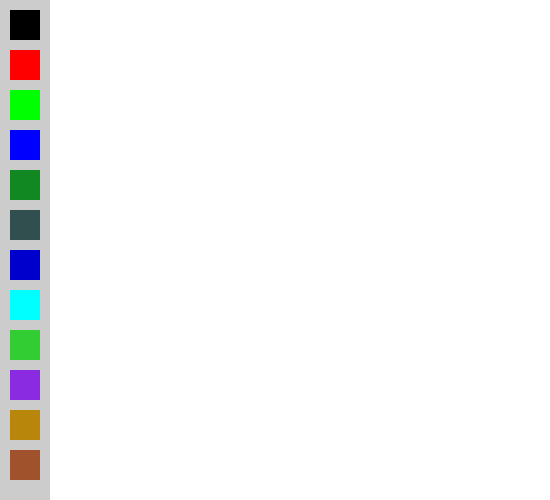
Frame 1 (no input)
Frame 60 (the mouse pressed at the canvas centre just before this capture): identical to frame 1, image omitted
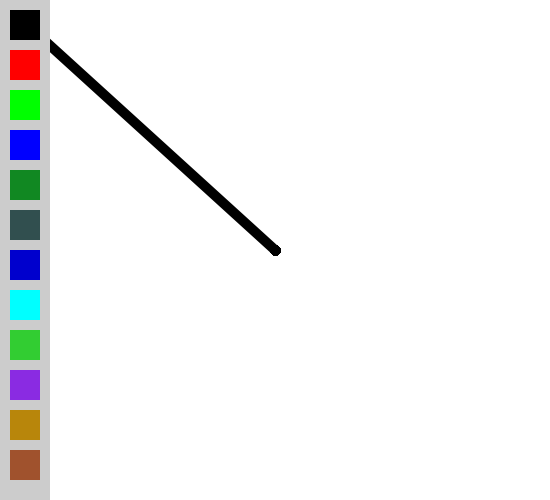
Frame 120 (the mouse held since frame 60 and released just before this capture)

The Processing sketch that drew these frames (run headless with seeded random() and noise(); from frame 60 on, the mouse is pressed at the canvas centre):

// Processing sketch: processing_4329
// ── processing_4329.pde

color lineColor;
boolean backgroundcomplete = false;
void setup()
{
  size(550,500);
  if (backgroundcomplete == false)
    background(255);
  noStroke();
  fill(204);
  rect(0,0,50,500);
  fill(0);
  rect(10,10,30,30);
  fill(255,0,0);
  rect(10,50,30,30);
  fill(0,255,0);
  rect(10,90,30,30);
  fill(0,0,255);
  rect(10,130,30,30);
  fill(17,136,34);
  rect(10,170,30,30);
  fill(49,79,79);
  rect(10,210,30,30);
  fill(0,0,205);
  rect(10,250,30,30);
  fill(0,255,255);
  rect(10,290,30,30);
  fill(50,205,50);
  rect(10,330,30,30);
  fill(138,43,226);
  rect(10,370,30,30);
  fill(184,134,11);
  rect(10,410,30,30);
  fill(160,82,45);
  rect(10,450,30,30);
  strokeWeight(10);
  stroke(lineColor);
  backgroundcomplete = true;
}
void draw()
{

  if (mousePressed)
    line(pmouseX,pmouseY,mouseX,mouseY);  
  if (mouseX < 50)
  {
    if (get(mouseX,mouseY) != color(204))
    {
      cursor(HAND); 
    } 
    else
    {
      cursor(ARROW);  
    }
  }
  else
  {
    cursor(ARROW);  
  }
  setup();
}
void mousePressed()
{
  if (mouseX < 50)
  {
    if (get(mouseX,mouseY) != color(204))
    {
      lineColor = get(mouseX,mouseY);
      stroke(lineColor); 
    }
  } 
}
void keyPressed()
{
  if (key == 'e')
  {
    noStroke();
    fill(255);
    rect(50,0,500,500);
    strokeWeight(10);
    stroke(lineColor);
  }
  else if (key == 'r')
  {
    noStroke();
    fill(204);
    rect(0,0,50,500);
    fill(random(255),random(255),random(255));
    rect(10,10,30,30);
    fill(random(255),random(255),random(255));
    rect(10,50,30,30);
    fill(random(255),random(255),random(255));
    rect(10,90,30,30);
    fill(random(255),random(255),random(255));
    rect(10,130,30,30);
    fill(random(255),random(255),random(255));
    rect(10,170,30,30);
    fill(random(255),random(255),random(255));
    rect(10,210,30,30);
    fill(random(255),random(255),random(255));
    rect(10,250,30,30);
    fill(random(255),random(255),random(255));
    rect(10,290,30,30);
    fill(random(255),random(255),random(255));
    rect(10,330,30,30);
    fill(random(255),random(255),random(255));
    rect(10,370,30,30);
    fill(random(255),random(255),random(255));
    rect(10,410,30,30);
    fill(random(255),random(255),random(255));
    rect(10,450,30,30);
    strokeWeight(10);
    stroke(lineColor);
  }  
}
